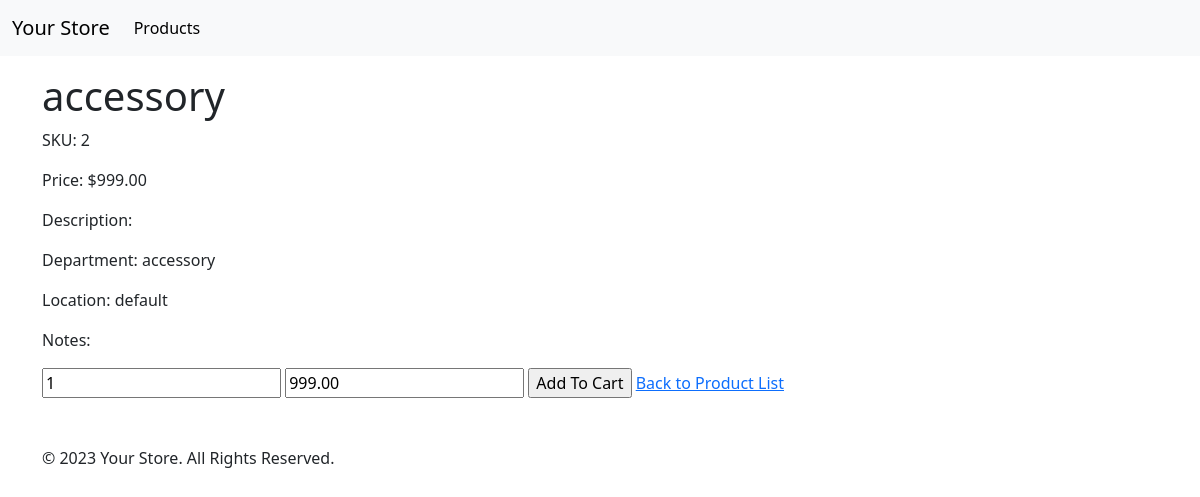
Page /store/products/2/ on the committed database.
### store/models.py (models this page shows, shortened)
class Product(models.Model):
    DISCOUNT_RATE = 0.01
    name = models.CharField(max_length=500)
    description = models.CharField(max_length=300, blank=True, null=True)
    sku = models.CharField(max_length=100, unique=True)
    cost = models.DecimalField(max_digits=12, decimal_places=2, default=0.00)
    price = models.DecimalField(
        max_digits=12, decimal_places=2, default=999.99)
    department = models.ForeignKey(
        Department,
        on_delete=models.CASCADE,
        default='1',
        related_name='department'
    )
    location = models.ForeignKey(
        Location,
        on_delete=models.CASCADE,
        default='1',
        related_name='location'
    )
    onhand_quantity = models.IntegerField(default=0)
    sale_start = models.DateTimeField(blank=True, null=True, default=None)
    sale_end = models.DateTimeField(blank=True, null=True, default=None)
    notes = models.TextField(blank=True, null=True)
    status = models.CharField(max_length=100, blank=True, null=True)
    created_at = models.DateTimeField(auto_now_add=True)
    updated_at = models.DateTimeField(auto_now=True)
    published = models.BooleanField(default=True)
    photo = models.ImageField(
        blank=True,
        null=True,
        default=None,
        upload_to='static/images/store/products'
    )
    url = models.CharField(max_length=200, blank=True, null=True)
    product_created_by = models.ForeignKey(
        Profile,
        on_delete=models.CASCADE,
        default=None,
        related_name='product_created_by',
        blank=True,
        null=True
    )
    product_updated_by = models.ForeignKey(
        Profile,
        on_delete=models.CASCADE,
        default=None,
        related_name='product_updated_by',
        blank=True,
        null=True)
    ms_url = models.CharField(max_length=300, blank=True, null=True)
    def is_on_sale(self):
        now = timezone.now()
        if self.sale_start:
            if self.sale_end:
                return self.sale_start <= now <= self.sale_end
            return self.sale_start <= now
        return False
    def get_rounded_price(self):
        return round(self.price, 2)
    def current_price(self):
        if self.is_on_sale():
            discounted_price = self.price * (1 - self.DISCOUNT_RATE)
            return round(discounted_price, 2)
        return self.get_rounded_price()
    class Meta:
        ordering = ('id',)
        verbose_name = 'Product'
        verbose_name_plural = 'Products'

class Department(models.Model):
    name = models.CharField(max_length=200)
    taxable = models.CharField(max_length=3, choices=[('yes', 'Yes'),
                                                      ('no', 'No')],
                               default='yes')
    class Meta:
        ordering = ('id',)
        verbose_name = 'Department'
        verbose_name_plural = 'Departments'

class Location(models.Model):
    name = models.CharField(max_length=200)
    description = models.TextField(max_length=500, blank=True, null=True)
    address = models.CharField(max_length=200, blank=True, null=True)
    class Meta:
        ordering = ('id',)
        verbose_name = 'Location'
        verbose_name_plural = 'Locations'

### store/views.py (the view)
# urls.py: path('products/<int:pk>/', ProductDetailView.as_view(),
class ProductDetailView(DetailView):
    model = Product
    template_name = 'store/product_detail.html'
    context_object_name = 'product'
    ordering = ['name']
    paginate_by = 10

### store/templates/store/product_detail.html (shortened to what this page needs)
{% extends "base.html" %}
{% block content %}
<h1>{{ product.name }}</h1>
<p>SKU: {{ product.sku }}</p>
<p>Price: ${{ product.current_price }}</p>
<p>Description: {{ product.description }}</p>
<p>Department: {{ product.department.name }}</p>
<p>Location: {{ product.location.name }}</p>
<p>Notes: {{ product.notes }}</p>
<form action="{% url 'add-to-cart' product.id %}" method="post">
  <input type="text" name="quantity" value="1" />
  <input type="text" name="price" value="{{ product.current_price }}" />
  <input type="submit" value="Add To Cart" />
<a href="{% url 'product-list' %}">Back to Product List</a>
{% endblock %}

### rows in the picture
Product: name "accessory", sku "2", current_price "999.00", department.name "accessory", location.name "default", price "999.00"
